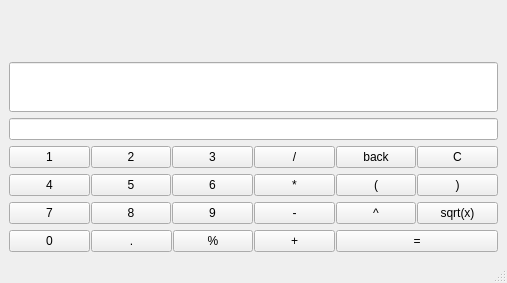
<?xml version="1.0" encoding="UTF-8"?>
<ui version="4.0">
 <class>MainWindow</class>
 <widget class="QMainWindow" name="MainWindow">
  <property name="geometry">
   <rect>
    <x>0</x>
    <y>0</y>
    <width>507</width>
    <height>283</height>
   </rect>
  </property>
  <property name="windowTitle">
   <string>MainWindow</string>
  </property>
  <widget class="QWidget" name="centralwidget">
   <layout class="QVBoxLayout" name="verticalLayout_2">
    <item>
     <spacer name="verticalSpacer">
      <property name="orientation">
       <enum>Qt::Vertical</enum>
      </property>
      <property name="sizeHint" stdset="0">
       <size>
        <width>20</width>
        <height>0</height>
       </size>
      </property>
     </spacer>
    </item>
    <item>
     <widget class="QLineEdit" name="expression_field">
      <property name="minimumSize">
       <size>
        <width>0</width>
        <height>50</height>
       </size>
      </property>
      <property name="maximumSize">
       <size>
        <width>16777215</width>
        <height>120</height>
       </size>
      </property>
     </widget>
    </item>
    <item>
     <widget class="QLineEdit" name="error_message">
      <property name="maximumSize">
       <size>
        <width>16777215</width>
        <height>16777215</height>
       </size>
      </property>
     </widget>
    </item>
    <item>
     <layout class="QVBoxLayout" name="verticalLayout">
      <item>
       <layout class="QHBoxLayout" name="horizontalLayout_3" stretch="0,0,0,0,0,0">
        <property name="spacing">
         <number>1</number>
        </property>
        <item>
         <widget class="QPushButton" name="button_1">
          <property name="text">
           <string>1</string>
          </property>
         </widget>
        </item>
        <item>
         <widget class="QPushButton" name="button_2">
          <property name="text">
           <string>2</string>
          </property>
         </widget>
        </item>
        <item>
         <widget class="QPushButton" name="button_3">
          <property name="text">
           <string>3</string>
          </property>
         </widget>
        </item>
        <item>
         <widget class="QPushButton" name="button_div">
          <property name="text">
           <string>/</string>
          </property>
         </widget>
        </item>
        <item>
         <widget class="QPushButton" name="button_back">
          <property name="text">
           <string>back</string>
          </property>
         </widget>
        </item>
        <item>
         <widget class="QPushButton" name="button_clear">
          <property name="text">
           <string>C</string>
          </property>
         </widget>
        </item>
       </layout>
      </item>
      <item>
       <layout class="QHBoxLayout" name="horizontalLayout">
        <property name="spacing">
         <number>1</number>
        </property>
        <item>
         <widget class="QPushButton" name="button_4">
          <property name="text">
           <string>4</string>
          </property>
         </widget>
        </item>
        <item>
         <widget class="QPushButton" name="button_5">
          <property name="text">
           <string>5</string>
          </property>
         </widget>
        </item>
        <item>
         <widget class="QPushButton" name="button_6">
          <property name="sizePolicy">
           <sizepolicy hsizetype="Minimum" vsizetype="Fixed">
            <horstretch>0</horstretch>
            <verstretch>0</verstretch>
           </sizepolicy>
          </property>
          <property name="text">
           <string>6</string>
          </property>
         </widget>
        </item>
        <item>
         <widget class="QPushButton" name="button_mul">
          <property name="text">
           <string>*</string>
          </property>
         </widget>
        </item>
        <item>
         <widget class="QPushButton" name="button_br_o">
          <property name="text">
           <string>(</string>
          </property>
         </widget>
        </item>
        <item>
         <widget class="QPushButton" name="button_br_c">
          <property name="text">
           <string>)</string>
          </property>
         </widget>
        </item>
       </layout>
      </item>
      <item>
       <layout class="QHBoxLayout" name="horizontalLayout_2" stretch="0,0,0,0,0,0">
        <property name="spacing">
         <number>1</number>
        </property>
        <item>
         <widget class="QPushButton" name="button_7">
          <property name="text">
           <string>7</string>
          </property>
         </widget>
        </item>
        <item>
         <widget class="QPushButton" name="button_8">
          <property name="text">
           <string>8</string>
          </property>
         </widget>
        </item>
        <item>
         <widget class="QPushButton" name="button_9">
          <property name="text">
           <string>9</string>
          </property>
         </widget>
        </item>
        <item>
         <widget class="QPushButton" name="button_sub">
          <property name="text">
           <string>-</string>
          </property>
         </widget>
        </item>
        <item>
         <widget class="QPushButton" name="button_pow">
          <property name="text">
           <string>^</string>
          </property>
         </widget>
        </item>
        <item>
         <widget class="QPushButton" name="button_sqrt">
          <property name="text">
           <string>sqrt(x)</string>
          </property>
         </widget>
        </item>
       </layout>
      </item>
      <item>
       <layout class="QHBoxLayout" name="horizontalLayout_4" stretch="1,1,1,1,2">
        <property name="spacing">
         <number>1</number>
        </property>
        <property name="sizeConstraint">
         <enum>QLayout::SetDefaultConstraint</enum>
        </property>
        <item>
         <widget class="QPushButton" name="button_0">
          <property name="sizePolicy">
           <sizepolicy hsizetype="Minimum" vsizetype="Fixed">
            <horstretch>0</horstretch>
            <verstretch>0</verstretch>
           </sizepolicy>
          </property>
          <property name="text">
           <string>0</string>
          </property>
         </widget>
        </item>
        <item>
         <widget class="QPushButton" name="button_dot">
          <property name="text">
           <string>.</string>
          </property>
         </widget>
        </item>
        <item>
         <widget class="QPushButton" name="button_percent">
          <property name="text">
           <string>%</string>
          </property>
         </widget>
        </item>
        <item>
         <widget class="QPushButton" name="button_add">
          <property name="text">
           <string>+</string>
          </property>
         </widget>
        </item>
        <item>
         <widget class="QPushButton" name="button_equal">
          <property name="sizePolicy">
           <sizepolicy hsizetype="Minimum" vsizetype="Fixed">
            <horstretch>0</horstretch>
            <verstretch>0</verstretch>
           </sizepolicy>
          </property>
          <property name="text">
           <string>=</string>
          </property>
         </widget>
        </item>
       </layout>
      </item>
     </layout>
    </item>
   </layout>
  </widget>
  <widget class="QMenuBar" name="menubar">
   <property name="geometry">
    <rect>
     <x>0</x>
     <y>0</y>
     <width>507</width>
     <height>22</height>
    </rect>
   </property>
  </widget>
  <widget class="QStatusBar" name="statusbar"/>
 </widget>
 <resources/>
 <connections/>
</ui>
